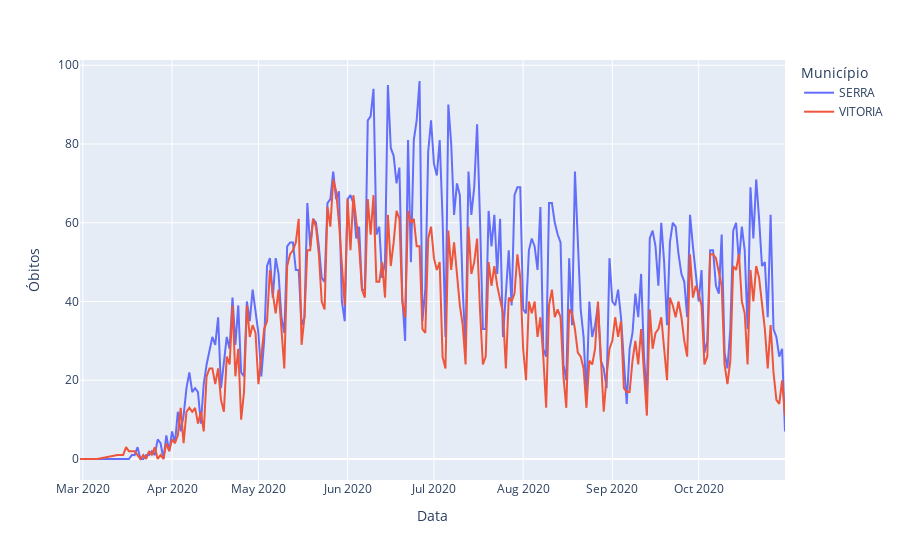

Notebook source saved alongside this figure:
### Code cell
df_bar = df_counts.copy()

fig = px.line(
    df_counts.groupby(['DataNotificacao', 'Municipio'])
        .sum()
        .reset_index()
        .query('Municipio == "VITORIA" | Municipio == "SERRA"'),
    x="DataNotificacao",
    y="Obitos",
    color="Municipio",
    hover_name="Municipio",
    labels={
        'DataNotificacao': 'Data',
        'Obitos': 'Óbitos',
        'Municipio': 'Município'
    }
)

fig.show()

### Figure 1 — Plotly figure (JSON) as saved in the notebook; plotly's stock layout.template omitted (floating-point values rounded to 4 significant figures; data arrays with more than 128 entries replaced by an {"elided": "..."} marker saying what was removed)
{"data": [{"hovertemplate": "<b>%{hovertext}</b><br><br>Município=SERRA<br>Data=%{x}<br>Óbitos=%{y}<extra></extra>", "hovertext": {"elided": "235 str values"}, "legendgroup": "SERRA", "line": {"color": "#636efa", "dash": "solid"}, "mode": "lines", "name": "SERRA", "orientation": "v", "showlegend": true, "type": "scatter", "x": {"elided": "235 str values"}, "xaxis": "x", "y": {"elided": "235 int values"}, "yaxis": "y"}, {"hovertemplate": "<b>%{hovertext}</b><br><br>Município=VITORIA<br>Data=%{x}<br>Óbitos=%{y}<extra></extra>", "hovertext": {"elided": "235 str values"}, "legendgroup": "VITORIA", "line": {"color": "#EF553B", "dash": "solid"}, "mode": "lines", "name": "VITORIA", "orientation": "v", "showlegend": true, "type": "scatter", "x": {"elided": "235 str values"}, "xaxis": "x", "y": {"elided": "235 int values"}, "yaxis": "y"}], "layout": {"legend": {"title": {"text": "Município"}, "tracegroupgap": 0}, "margin": {"t": 60}, "xaxis": {"anchor": "y", "domain": [0, 1], "title": {"text": "Data"}}, "yaxis": {"anchor": "x", "domain": [0, 1], "title": {"text": "Óbitos"}}}}
